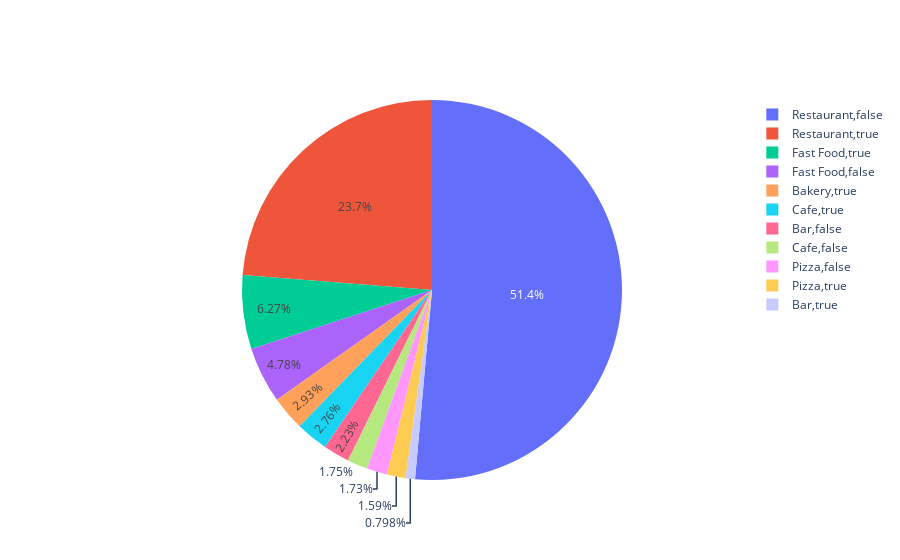

Notebook cell for this chart:
### Code cell
fig = go.Figure(data=[go.Pie(labels = proporciones_tipos_cadenas_establecimientos[['object_type','chain']], values = proporciones_tipos_cadenas_establecimientos['Porcentaje %'])])
fig.show()

### Figure 1 — Plotly figure (JSON) as saved in the notebook; plotly's stock layout.template omitted (floating-point values rounded to 4 significant figures)
{"data": [{"labels": [["Bar", false], ["Cafe", false], ["Fast Food", false], ["Pizza", false], ["Restaurant", false], ["Bakery", true], ["Bar", true], ["Cafe", true], ["Fast Food", true], ["Pizza", true], ["Restaurant", true]], "type": "pie", "values": [2.228, 1.751, 4.777, 1.73, 51.42, 2.932, 0.7978, 2.756, 6.269, 1.585, 23.75]}], "layout": {}}
